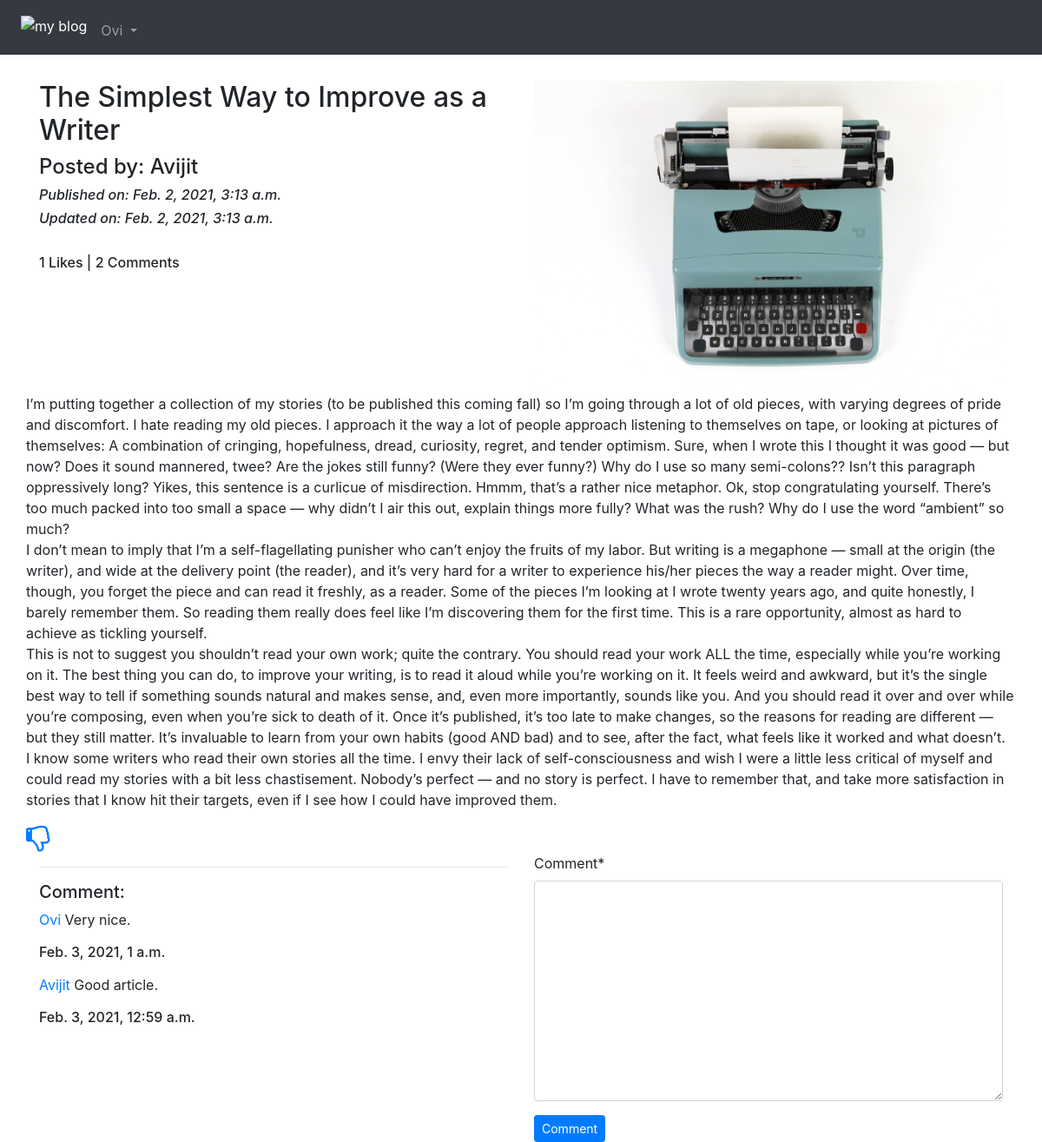
Page /blog/details/The-Simplest-Way-to-Improve-as-a-Writer-6e079b10-3ee1-4e36-ada6-8a5a1f4614cb (signed in) on the committed database.
### blogapp/models.py (models this page shows, shortened)
class Blog(models.Model):
    author = models.ForeignKey(User, related_name='post_author', on_delete=models.CASCADE)
    blog_title = models.CharField(max_length=250, verbose_name="Put a title")
    blog_content = models.TextField(verbose_name="Write your blog")
    slug = models.SlugField(max_length=250, unique=True)
    blog_image = models.ImageField(upload_to='blog_image', verbose_name="Image")
    publish_date = models.DateTimeField(auto_now_add=True)
    update_date = models.DateTimeField(auto_now=True)
    class Meta:
        ordering = ('-publish_date',)

class Comment(models.Model):
    blog = models.ForeignKey(Blog, on_delete=models.CASCADE, related_name='blog_comment')
    user = models.ForeignKey(User, on_delete=models.CASCADE, related_name='user_comment')
    comment = models.TextField()
    publish_date = models.DateTimeField(auto_now_add=True)
    class Meta:
        ordering = ('-publish_date',)

### blogapp/views.py (the view, shortened to what this page needs)
# urls.py: path('details/<slug:slug>', views.blog_details, name="blog_details"),
@login_required
def blog_details(request, slug):
    blog = Blog.objects.get(slug=slug)
    comment_form = CommentForm()
    already_liked = Like.objects.filter(blog=blog, user=request.user)
    if already_liked:
        liked = True
    else:
        liked = False
    return render(request, 'blogapp/blog_details.html',
    context={'blog':blog, 'comment_form':comment_form, 'liked':liked})

### blogapp/forms.py
class CommentForm(forms.ModelForm):
    class Meta:
        model = Comment
        fields = ('comment',)

### templates/blogapp/blog_details.html (shortened to what this page needs)
{% extends 'base.html' %}
{% load crispy_forms_tags %}
{% block body_block %}
<div class="row">
    <div class="col-sm-6">
        <h2>{{blog.blog_title}}</h2>
        <h4>Posted by: {{blog.author}}</h4>
        <i><h6>Published on: {{blog.publish_date}}</h6></i>
        <i><h6>Updated on: {{blog.update_date}}</h6></i>
        <br>
        <h6>{{ blog.liked_blog.count }} Likes | {{ blog.blog_comment.count }} Comments</h6>
    </div>
    <div class="col-sm-6">
        <img src="/media/{{blog.blog_image}}" width="100%">
    </div>
    <p>
        {{ blog.blog_content|linebreaks }}
    </p>
    {% if not liked %}
    <a href="{% url 'blogapp:like_post' pk=blog.pk %}">
        <i class="fa fa-thumbs-o-up fa-2x" aria-hidden="true"></i>
    </a>
    {% else %}
    <a href="{% url 'blogapp:unlike_post' pk=blog.pk %}">
        <i class="fa fa-thumbs-o-down fa-2x" aria-hidden="true"></i>
    </a>
    {% endif %}
</div>
<div class="row">
    <div class="col-sm-6">
        <hr>
        <h5>Comment:</h5>
        {% for comment in blog.blog_comment.all %}
        <p>
            <a href="#">{{ comment.user }}</a>
            {{comment.comment}} <br> <h6>{{comment.publish_date}}</h6>
        </p>
        {% endfor %}
    </div>
    <div class="col-sm-6">
        <form method="POST">
            {{ comment_form|crispy }}
            <button type="submit" class="btn btn-primary btn-sm">Comment</button>
        </form>
    </div>
</div>
{% endblock %}

### templates/base.html (shortened to what this page needs)
<!DOCTYPE html>
<html lang="en">
<head>
    <link rel="stylesheet" href="https://maxcdn.bootstrapcdn.com/bootstrap/4.0.0/css/bootstrap.min.css"
>
    <link href="https://maxcdn.bootstrapcdn.com/font-awesome/4.7.0/css/font-awesome.min.css" rel="stylesheet">
</head>
<body>
    <nav class="navbar navbar-expand-lg navbar-dark bg-dark">
        <ul class="navbar-nav mr-auto">
            <li class="nav-item active">
                <a class="nav-link" href="{% url 'index' %}"><img src="/media/home.png" alt="my blog" width="50px"></a>
            </li>
            {% if user.is_authenticated %}
            <div class="nav-item dropdown">
                <a class="nav-link dropdown-toggle" style="padding-top:15px" href="#" id="navbarDropdown" data-toggle="dropdown">
                    {{ user.username }}
                </a>
            </div>
            {% endif %}
        </ul>
    </nav>
    <div class="container" style="padding-top:30px">
        {% block body_block %}
        {% endblock %}
    </div>
</body>
</html>

### rows in the picture
Blog: blog_title "The Simplest Way to Improve as a Writer", author "Avijit", publish_date "Feb. 2, 2021, 3:13 a.m.", update_date "Feb. 2, 2021, 3:13 a.m.", liked_blog.count "1", blog_comment.count "2", blog_image (picture), blog_content "I’m putting together a collection of my stories (to be published this coming fall) so I’m going through a lot of old pieces, with varying degrees of pride and discomfort. I hate reading my old pieces. I approach it the way a lot of people approach listening to themselves on tape, or looking at pictures of themselves: A combination of cringing, hopefulness, dread, curiosity, regret, and tender optimism. Sure, when I wrote this I thought it was good — but now? Does it sound mannered, twee? Are the jokes still funny? (Were they ever funny?) Why do I use so many semi-colons?? Isn’t this paragraph oppressively long? Yikes, this sentence is a curlicue of misdirection. Hmmm, that’s a rather nice…"
Comment: user "Ovi", comment "Very nice.", publish_date "Feb. 3, 2021, 1 a.m."
Comment: user "Avijit", comment "Good article.", publish_date "Feb. 3, 2021, 12:59 a.m."

### other values in the picture
{{ user.username }} "Ovi"
